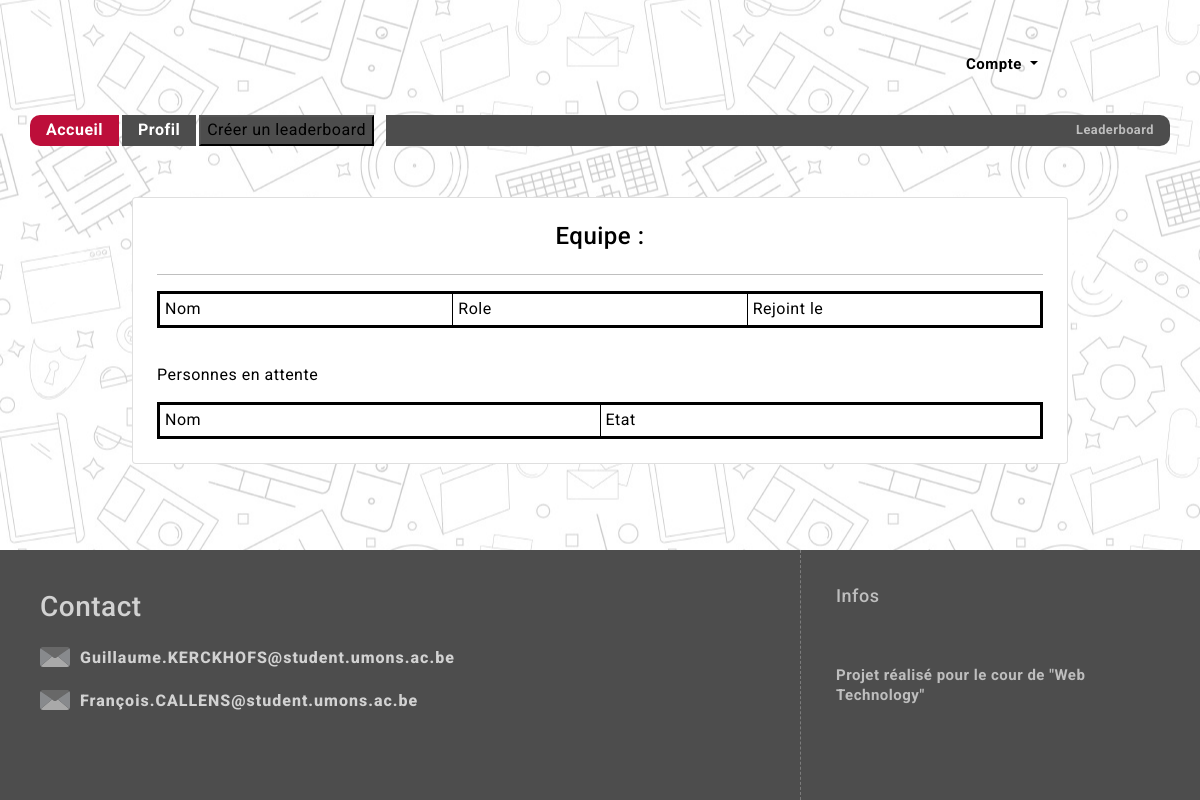
The app's page /teamProfil/20/ (signed in), older data.
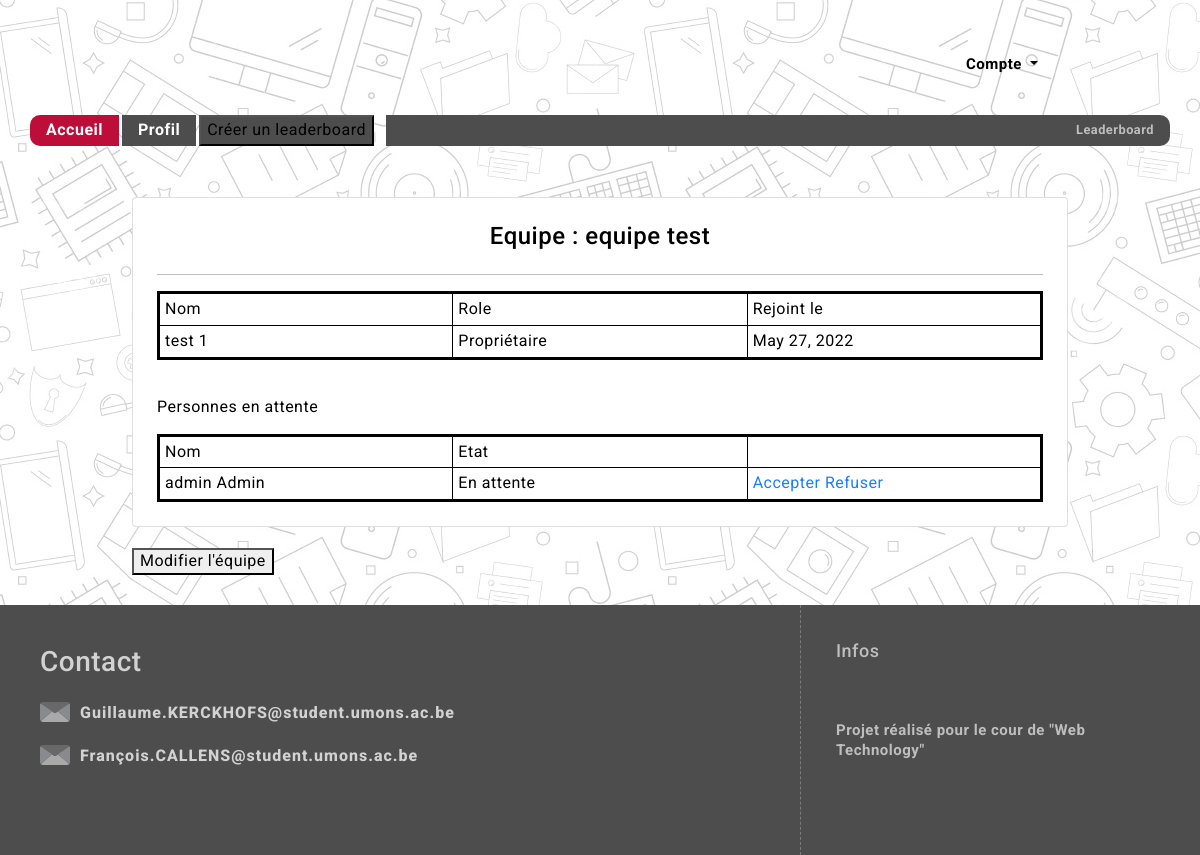
The same page, newer data.
### users/models.py (models this page shows, shortened)
class Team(models.Model):
    name=models.CharField(max_length=150, unique=True)
    members=models.ManyToManyField(CustomUser,through="Membership")

class Membership(models.Model):
    OWNER = 1
    ADMIN = 2
    MEMBER = 3
    PENDING = 4
    ROLE_CHOICES = (
        (OWNER, 'Propriétaire'),
        (ADMIN, 'Admin'),
        (MEMBER, 'Membre'),
        (PENDING,'En attente')
    )
    member = models.ForeignKey(CustomUser, on_delete=models.CASCADE)
    team = models.ForeignKey(Team, on_delete=models.CASCADE)
    date_joined = models.DateField(default=datetime.now, blank=True)
    role = models.PositiveSmallIntegerField(choices=ROLE_CHOICES, default=PENDING)
    def getRole(self):
        if(self.role==1):
            return 'Propriétaire'
        elif(self.role==2):
            return 'Admin'
        elif(self.role==3):
            return 'Membre'
        else:
            return 'En attente'

class CustomUser(AbstractBaseUser, PermissionsMixin):
    user_name = models.CharField(max_length=150, unique=True)
    email = models.EmailField( unique=True)
    first_name = models.CharField(max_length=150, blank=True)
    last_name = models.CharField(max_length=150, blank=True)
    is_dev = models.BooleanField(default=False)
    is_staff = models.BooleanField(default=False)
    is_active = models.BooleanField(default=True,editable=False)
    objects = CustomAccountManager()
    USERNAME_FIELD = 'user_name'
    REQUIRED_FIELDS = ['email', 'first_name','last_name']

### gui/views.py (the view)
# urls.py: path("teamProfil/<int:team_id>/",teamProfil_view,name="teamProfil"),
@login_required
def teamProfil_view(request,team_id):
	team=getTeam(team_id)
	if(team is not None):
		membership=Membership.objects.filter(team=team)
		m=getRelation(request.user,team)
		if(m is not None):
			role=m.role
			context={'team': team,'membership':membership,'role':role}
			return render(request,'gui/HTML/teamProfil.html',context)
		else:
			role=5
			context={'team': team,'membership':membership,'role':role}
			return render(request,'gui/HTML/teamProfil.html',context)
	else:
		return render(request, 'gui/HTML/teamProfil.html', {'error': 'Equipe pas trouvée.'})

### gui/views.py (called while the page is built)
def getTeam(team_id):
	try:
		team=Team.objects.get(id=team_id)
	except:
		team=None
	return team

def getRelation(user,team):
	try:
		membership=Membership.objects.get(member=user,team=team)
	except:
		membership=None
	return membership

### templates/gui/HTML/TeamProfil.html (shortened to what this page needs)
{% extends "gui/HTML/base.html" %}
{% load bootstrap5 %}
{% block content %}
        <div class="container" id="Informations">
                <div class="card p-4">
                    <h4 class="card-title font-weight-bold text-center">Equipe : {{team.name}}</h4>
                    <hr>
                    <div class="card-text">
                        <table>
                            <tr>
                                <td>Nom</td>
                                <td>Role</td>
                                <td>Rejoint le</td>
                            </tr>
                            {% for m in membership %}
                                {% if m.role < 4 %}
                                <tr>
                                    <td>{{m.member.last_name}} {{m.member.first_name}} </td>
                                    <td> {{m.getRole}} </td>
                                    <td>  {{m.date_joined}}</td>
                                </tr>
                                {% endif %}
                            {% endfor %}
                        </table>
                        <p> Personnes en attente </p>
                        <table>
                            <tr>
                                <td>Nom</td>
                                <td>Etat</td>
                            </tr>
                        {% for m in membership %}
                            {% if m.role == 4 %}
                                <tr>
                                    <td>{{m.member.last_name}} {{m.member.first_name}} </td>
                                    <td> {{m.getRole}} </td>
                                    {% if role < 3 %}
                                    <td>
                                        <a href="{% url 'addUser' membership_id=m.id %}"> Accepter </a>
                                        <a href="{% url 'removeUser' membership_id=m.id %}"> Refuser </a>
                                    </td>
                                    {% endif %}
                                </tr>
                            {% endif %}
                        {% endfor %}
                        </table>
                    </div>
                </div>
                {% if role == 1 %}
                    <button hx-get="{% url 'updateTeam' team_id=team.id%}" hx-target="#dialog"> Modifier l'équipe </button>
                {% elif role == 4 %}
                    <p> En attente d'une réponse </p>
                {% elif role == 5 %}
                    <a href="{% url 'joinTeam' team_id=team.id %}">Rejoindre </a>
                {% endif %}
        </div>
{% endblock %}

Row changes from the older to the newer data that the page shows:
added Team: name "equipe test"
added Membership: member.last_name "test", member.first_name "1", getRole "Propriétaire", date_joined "May 27, 2022", shown under "Equipe : equipe test"
added Membership: member.last_name "admin", member.first_name "Admin", getRole "En attente"
Text that changed along with them:
text now shown: "Modifier l'équipe"
